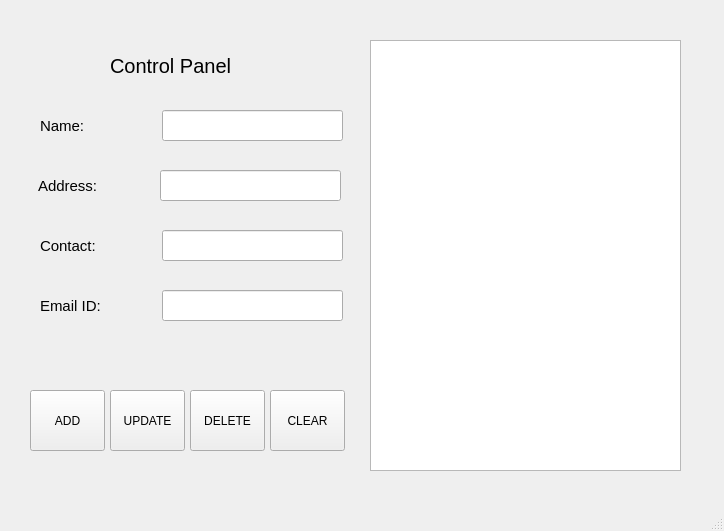
<?xml version="1.0" encoding="UTF-8"?>
<ui version="4.0">
 <class>MainWindow</class>
 <widget class="QMainWindow" name="MainWindow">
  <property name="geometry">
   <rect>
    <x>0</x>
    <y>0</y>
    <width>724</width>
    <height>531</height>
   </rect>
  </property>
  <property name="windowTitle">
   <string>Gym Management System</string>
  </property>
  <widget class="QWidget" name="centralwidget">
   <widget class="QListWidget" name="listWidget">
    <property name="geometry">
     <rect>
      <x>370</x>
      <y>40</y>
      <width>311</width>
      <height>431</height>
     </rect>
    </property>
   </widget>
   <widget class="QPushButton" name="pushButton_add">
    <property name="geometry">
     <rect>
      <x>30</x>
      <y>390</y>
      <width>75</width>
      <height>61</height>
     </rect>
    </property>
    <property name="font">
     <font>
      <pointsize>9</pointsize>
     </font>
    </property>
    <property name="text">
     <string>ADD</string>
    </property>
   </widget>
   <widget class="QPushButton" name="pushButton_delete">
    <property name="geometry">
     <rect>
      <x>190</x>
      <y>390</y>
      <width>75</width>
      <height>61</height>
     </rect>
    </property>
    <property name="font">
     <font>
      <pointsize>9</pointsize>
     </font>
    </property>
    <property name="text">
     <string>DELETE</string>
    </property>
   </widget>
   <widget class="QPushButton" name="pushButton_update">
    <property name="geometry">
     <rect>
      <x>110</x>
      <y>390</y>
      <width>75</width>
      <height>61</height>
     </rect>
    </property>
    <property name="font">
     <font>
      <pointsize>9</pointsize>
     </font>
    </property>
    <property name="text">
     <string>UPDATE</string>
    </property>
   </widget>
   <widget class="QPushButton" name="pushButton_clear">
    <property name="geometry">
     <rect>
      <x>270</x>
      <y>390</y>
      <width>75</width>
      <height>61</height>
     </rect>
    </property>
    <property name="font">
     <font>
      <pointsize>9</pointsize>
     </font>
    </property>
    <property name="text">
     <string>CLEAR</string>
    </property>
   </widget>
   <widget class="QLineEdit" name="lineEdit_name">
    <property name="geometry">
     <rect>
      <x>162</x>
      <y>110</y>
      <width>181</width>
      <height>31</height>
     </rect>
    </property>
   </widget>
   <widget class="QLabel" name="label_controlpanel">
    <property name="geometry">
     <rect>
      <x>110</x>
      <y>50</y>
      <width>121</width>
      <height>31</height>
     </rect>
    </property>
    <property name="font">
     <font>
      <pointsize>15</pointsize>
     </font>
    </property>
    <property name="layoutDirection">
     <enum>Qt::LeftToRight</enum>
    </property>
    <property name="text">
     <string>Control Panel</string>
    </property>
   </widget>
   <widget class="QLabel" name="label_name">
    <property name="geometry">
     <rect>
      <x>40</x>
      <y>110</y>
      <width>121</width>
      <height>31</height>
     </rect>
    </property>
    <property name="font">
     <font>
      <pointsize>11</pointsize>
     </font>
    </property>
    <property name="layoutDirection">
     <enum>Qt::LeftToRight</enum>
    </property>
    <property name="text">
     <string>Name:</string>
    </property>
   </widget>
   <widget class="QLineEdit" name="lineEdit_address">
    <property name="geometry">
     <rect>
      <x>160</x>
      <y>170</y>
      <width>181</width>
      <height>31</height>
     </rect>
    </property>
   </widget>
   <widget class="QLabel" name="label_address">
    <property name="geometry">
     <rect>
      <x>38</x>
      <y>170</y>
      <width>121</width>
      <height>31</height>
     </rect>
    </property>
    <property name="font">
     <font>
      <pointsize>11</pointsize>
     </font>
    </property>
    <property name="layoutDirection">
     <enum>Qt::LeftToRight</enum>
    </property>
    <property name="text">
     <string>Address:</string>
    </property>
   </widget>
   <widget class="QLineEdit" name="lineEdit_contact">
    <property name="geometry">
     <rect>
      <x>162</x>
      <y>230</y>
      <width>181</width>
      <height>31</height>
     </rect>
    </property>
   </widget>
   <widget class="QLabel" name="label_contact">
    <property name="geometry">
     <rect>
      <x>40</x>
      <y>230</y>
      <width>121</width>
      <height>31</height>
     </rect>
    </property>
    <property name="font">
     <font>
      <pointsize>11</pointsize>
     </font>
    </property>
    <property name="layoutDirection">
     <enum>Qt::LeftToRight</enum>
    </property>
    <property name="text">
     <string>Contact:</string>
    </property>
   </widget>
   <widget class="QLineEdit" name="lineEdit_email">
    <property name="geometry">
     <rect>
      <x>162</x>
      <y>290</y>
      <width>181</width>
      <height>31</height>
     </rect>
    </property>
   </widget>
   <widget class="QLabel" name="label_email">
    <property name="geometry">
     <rect>
      <x>40</x>
      <y>290</y>
      <width>121</width>
      <height>31</height>
     </rect>
    </property>
    <property name="font">
     <font>
      <pointsize>11</pointsize>
     </font>
    </property>
    <property name="layoutDirection">
     <enum>Qt::LeftToRight</enum>
    </property>
    <property name="text">
     <string>Email ID:</string>
    </property>
   </widget>
  </widget>
  <widget class="QStatusBar" name="statusbar"/>
 </widget>
 <resources/>
 <connections/>
</ui>
